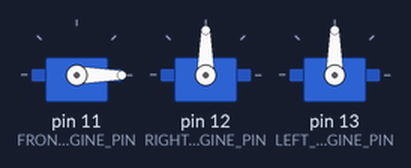
The sketch below on a simulated Arduino Uno, built with avr-gcc and run on an emulated ATmega328P. On the bench: 3 × servo.

Above: at 0.01 s.
At 17.3 s:
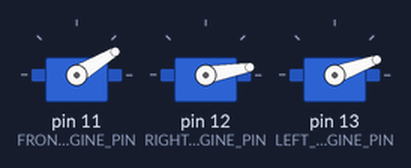
At 31.3 s:
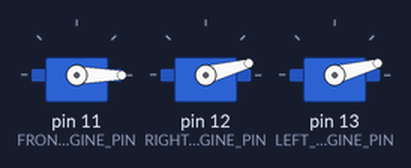
Timing chart, 0 to 32.8 s (numbered marks = the images above):
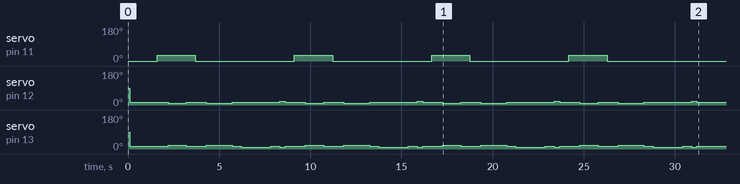

The sketch:

drawduino.ino
```cpp
#include <Servo.h>
Servo frontServo;
Servo leftServo;
Servo rightServo;

// Define signal pulse for wheels
#define WHEELS_PULSE_MIN 1300
#define WHEELS_PULSE_MAX 1700

// Left servo
#define LEFT_WHEEL_BACKWARD 10
#define LEFT_WHEEL_FORWARD 20
#define WHEELS_STOP 15

// Right servo
#define RIGHT_WHEEL_BACKWARD 20
#define RIGHT_WHEEL_FORWARD 10

// Servo engines
#define FRONT_ENGINE_PIN 11
#define LEFT_ENGINE_PIN 13
#define RIGHT_ENGINE_PIN 12

// Servo configurations
#define FRONT_ENGINE_UP 0
#define FRONT_ENGINE_DOWN 31

// Define directions
#define LEFT 1
#define RIGHT 2
#define FORWARD 3
#define BACKWARD 4
#define UP 5
#define DOWN 6

void setup() {
  // Attach servos
  frontServo.attach(FRONT_ENGINE_PIN);
  rightServo.attach(RIGHT_ENGINE_PIN, WHEELS_PULSE_MIN, WHEELS_PULSE_MAX);
  leftServo.attach(LEFT_ENGINE_PIN, WHEELS_PULSE_MIN, WHEELS_PULSE_MAX);

  // Set start point for servos
  move(UP, 100);
  stopEngines();

  // Draw
  delay(1000);
  // sayHi();
  drawSquare();
  // drawTriangle();
}

void loop() {}

// SAY HI
void sayHi() {
  // H
  move(DOWN, 100);
  move(FORWARD, 1000);
  move(UP, 100);
  move(BACKWARD, 500);
  turnRight();
  move(DOWN, 100);
  move(FORWARD, 500);
  move(UP, 100);
  turnRight();
  move(FORWARD, 500);
  move(DOWN, 100);
  move(BACKWARD, 1000);
  move(UP, 100);

  // Space
  turnRight();
  move(FORWARD, 750);
  turnRight();

  // i
  move(DOWN, 100);
  move(BACKWARD, 1000);
  move(UP, 100);
}

// DRAW SQUARE
void drawSquare() {
  for(int x=0;x<4;x++) {
    move(DOWN, 100);
    move(FORWARD, 1000);
    move(UP, 100);
    turnRight();
  }
}

// DRAW TRIANGLE
void drawTriangle() {
  for(int x=0;x<3;x++) {
    move(DOWN, 100);
    move(FORWARD, 1000);
    move(UP, 100);
    turn60deg();
  }
}

// HELPER FUNCTIONS
void move(int dir, int time) {
  switch (dir) {
    case FORWARD:
      leftServo.write(LEFT_WHEEL_FORWARD);
      rightServo.write(RIGHT_WHEEL_FORWARD);
      break;
    case BACKWARD:
      leftServo.write(LEFT_WHEEL_BACKWARD);
      rightServo.write(RIGHT_WHEEL_BACKWARD);
      break;
    case RIGHT:
      leftServo.write(LEFT_WHEEL_BACKWARD);
      rightServo.write(WHEELS_STOP);
      break;
    case UP:
      frontServo.write(FRONT_ENGINE_UP);
      break;
    case DOWN:
      frontServo.write(FRONT_ENGINE_DOWN);
      break;
  }

  delay(time);
  stopEngines();
  delay(500);
}

void turnRight() {
    move(FORWARD, 1420);
    move(RIGHT, 1615);
    move(BACKWARD, 290);
}

void turn60deg() {
    move(FORWARD, 1780);
    move(RIGHT, 2205);
    move(FORWARD, 230);
}

void stopEngines() {
  leftServo.write(WHEELS_STOP);
  rightServo.write(WHEELS_STOP);
}
```
